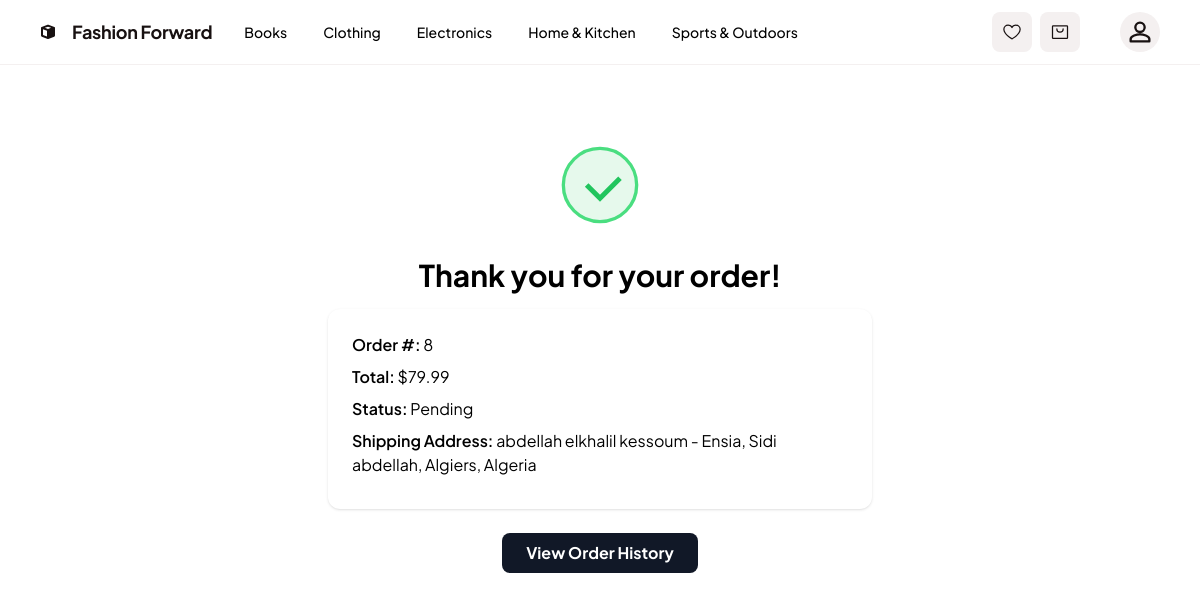
Screenshot of /products/checkout/success/8/ with the database file from the repository.
### products/models.py (models this page shows, shortened)
class Category(models.Model):
    name = models.CharField(max_length=200, unique=True)
    slug = models.SlugField(max_length=200, unique=True, blank=True)
    description = models.TextField(blank=True)
    image = models.ImageField(upload_to='categories/', blank=True, null=True)
    created_at = models.DateTimeField(auto_now_add=True)
    updated_at = models.DateTimeField(auto_now=True)
    class Meta:
        verbose_name_plural = 'Categories'
        ordering = ['name']

class Order(models.Model):
    user = models.ForeignKey(User, on_delete=models.SET_NULL, null=True, blank=True)
    address = models.ForeignKey(Address, on_delete=models.PROTECT, null=False, blank=True)
    created_at = models.DateTimeField(auto_now_add=True)
    total = models.DecimalField(max_digits=10, decimal_places=2)
    status = models.CharField(max_length=20, default='pending')

### accounts/models.py (models this page shows, shortened)
class Address(models.Model):
    user = models.ForeignKey(User, on_delete=models.CASCADE, related_name='addresses')
    first_name = models.CharField(max_length=100)
    last_name = models.CharField(max_length=100)
    phone = models.CharField(max_length=20, blank=True)
    street_address = models.CharField(max_length=255)
    apartment = models.CharField(max_length=100, blank=True)
    city = models.CharField(max_length=100)
    zip_code = models.CharField(max_length=10)
    is_default = models.BooleanField(default=False)
    is_billing = models.BooleanField(default=False)
    is_shipping = models.BooleanField(default=True)
    created_at = models.DateTimeField(auto_now_add=True)
    updated_at = models.DateTimeField(auto_now=True)
    class Meta:
        verbose_name_plural = 'Addresses'
        ordering = ['-is_default', '-created_at']
    def __str__(self):
        return f"{self.first_name} {self.last_name} - {self.street_address}"

### products/views.py (the view)
# urls.py: path("checkout/success/<int:order_id>/", views.checkout_success, name="checkout_success"), # /products/checkout/success/1/
def checkout_success(request, order_id=None):
    order = None
    if order_id:
        from .models import Order
        try:
            order = Order.objects.get(pk=order_id)
        except Order.DoesNotExist:
            order = None
    return render(request, 'products/checkout_success.html', {'order': order})

### products/context_processors.py (called while the page is built)
def navbar_categories(request):
    return {'navbar_categories': Category.objects.all()}

### products/templates/products/checkout_success.html (shortened to what this page needs)
{% extends "base.html" %}
{% block content %}
<div class="max-w-xl mx-auto px-4 py-20 text-center">
  <div class="mb-8">
    <svg class="mx-auto w-20 h-20 text-green-400" fill="none" stroke="currentColor" stroke-width="2" viewBox="0 0 48 48"><circle cx="24" cy="24" r="22" fill="#e6f9ec"/><path d="M16 24l8 8 12-12" stroke="#22c55e" stroke-width="3"/></svg>
  </div>
  <h1 class="text-3xl font-bold mb-4">Thank you for your order!</h1>
  {% if order %}
    <div class="bg-white rounded-xl shadow p-6 mb-6 text-left">
      <div class="mb-2"><span class="font-semibold">Order #:</span> {{ order.id }}</div>
      <div class="mb-2"><span class="font-semibold">Total:</span> ${{ order.total }}</div>
      <div class="mb-2"><span class="font-semibold">Status:</span> {{ order.status|capfirst }}</div>
      <div class="mb-2"><span class="font-semibold">Shipping Address:</span> {{ order.address }}</div>
    </div>
  {% endif %}
  <a href="{% url 'order_history' %}" class="inline-block bg-gray-900 hover:bg-gray-700 text-white font-bold py-2 px-6 rounded-lg">View Order History</a>
</div>
{% endblock %}

### core/templates/base.html (shortened to what this page needs)
{% load static %}
<!DOCTYPE html>
<html lang="en">
<head>
  <script src="https://cdn.tailwindcss.com?plugins=forms,container-queries"></script>
</head>
<body class="bg-white" style='font-family: "Plus Jakarta Sans", "Noto Sans", sans-serif;'>
  <div class="relative flex min-h-screen flex-col bg-white overflow-x-hidden">
    <div class="flex flex-col h-full grow">
      <header x-data="{ open: false }" class="flex items-center justify-between border-b border-[#f4f0f0] px-4 sm:px-10 py-3">
        <div class="flex items-center gap-8">
          <a href="{% url 'core-home' %}" class="flex items-center gap-4 text-[#181111]">
            <div class="w-4 h-4">
            </div>
            <h2 class="text-lg font-bold leading-tight tracking-[-0.015em]">Fashion Forward</h2>
          </a>
          <nav class="hidden lg:flex items-center gap-9">
            {% for category in navbar_categories %}
              <a class="text-sm font-medium" href="{% url 'category_detail' category.slug %}">{{ category.name }}</a>
            {% endfor %}
          </nav>
        </div>
        <div class="hidden lg:flex flex-1 justify-end gap-8">
          <div class="flex gap-2">
            <a href="#" class="flex items-center justify-center rounded-lg h-10 bg-[#f4f0f0] text-[#181111] px-2.5">
            </a>
            <a href="{% url 'cart_detail' %}" class="flex items-center justify-center rounded-lg h-10 bg-[#f4f0f0] text-[#181111] px-2.5">
            </a>
          </div>
          <a href="{% url 'profile' %}" class="flex items-center justify-center rounded-full h-10 w-10 bg-[#f4f0f0] text-[#181111] ml-2">
            <svg xmlns="http://www.w3.org/2000/svg" width="28" height="28" fill="none" viewBox="0 0 24 24" stroke="currentColor">
              <path stroke-linecap="round" stroke-linejoin="round" stroke-width="2" d="M12 12c2.21 0 4-1.79 4-4s-1.79-4-4-4-4 1.79-4 4 1.79 4 4 4zm0 2c-2.67 0-8 1.34-8 4v2h16v-2c0-2.66-5.33-4-8-4z" />
            </svg>
          </a>
        </div>
      </header>
      <main class="flex-1">
        {% block content %}{% endblock %}
      </main>
    </div>
  </div>
</body>
</html>

### rows the page displays
Category: name "Books"
Category: name "Clothing"
Category: name "Electronics"
Category: name "Home & Kitchen"
Category: name "Sports & Outdoors"
Order: id "8", total "79.99", status "Pending", address "abdellah elkhalil kessoum - Ensia, Sidi abdellah, Algiers, Algeria"
